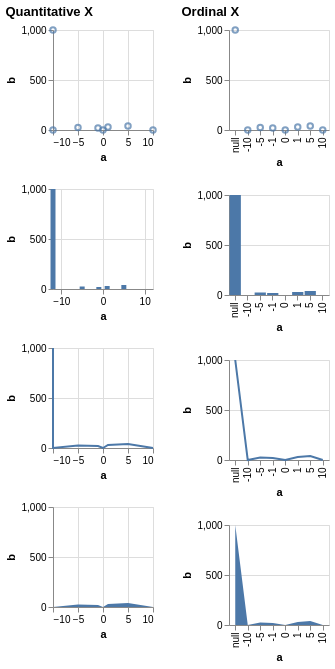

Vega-Lite specification stored for this chart:
### Vega specification from a JSON file in a GitHub repository (floating-point values rounded to 4 significant figures)
{"$schema": "https://vega.github.io/schema/vega/v5.json", "description": "Testing invalid", "background": "white", "padding": 5, "data": [{"name": "source_0", "values": [{"a": null, "b": 1000}, {"a": -10, "b": null}, {"a": -5, "b": 25}, {"a": -1, "b": 20}, {"a": 0, "b": null}, {"a": 1, "b": 30}, {"a": 5, "b": 40}, {"a": 10, "b": null}]}, {"name": "data_0", "source": "source_0", "transform": [{"type": "formula", "expr": "toNumber(datum[\"a\"])", "as": "a"}]}, {"name": "data_2", "source": "data_0", "transform": [{"type": "stack", "groupby": ["a"], "field": "b", "sort": {"field": [], "order": []}, "as": ["b_start", "b_end"], "offset": "zero"}]}, {"name": "data_3", "source": "data_0", "transform": [{"type": "impute", "field": "b", "groupby": [], "key": "a", "method": "value", "value": 0}, {"type": "stack", "groupby": ["a"], "field": "b", "sort": {"field": [], "order": []}, "as": ["b_start", "b_end"], "offset": "zero"}]}, {"name": "data_4", "source": "data_0", "transform": [{"type": "stack", "groupby": ["a"], "field": "b", "sort": {"field": [], "order": []}, "as": ["b_start", "b_end"], "offset": "zero"}]}, {"name": "data_5", "source": "data_0", "transform": [{"type": "impute", "field": "b", "groupby": [], "key": "a", "method": "value", "value": 0}, {"type": "stack", "groupby": ["a"], "field": "b", "sort": {"field": [], "order": []}, "as": ["b_start", "b_end"], "offset": "zero"}]}], "signals": [{"name": "childWidth", "value": 100}, {"name": "concat_0_childHeight", "value": 100}, {"name": "concat_1_childHeight", "value": 100}], "layout": {"padding": 20, "bounds": "full", "align": "each"}, "marks": [{"type": "group", "name": "concat_0_group", "title": {"text": "Quantitative X", "anchor": "start"}, "layout": {"padding": 20, "columns": 1, "bounds": "full", "align": "each"}, "marks": [{"type": "group", "name": "concat_0_concat_0_group", "style": "cell", "encode": {"update": {"width": {"signal": "childWidth"}, "height": {"signal": "concat_0_childHeight"}}}, "marks": [{"name": "concat_0_concat_0_marks", "type": "symbol", "style": ["point"], "from": {"data": "data_0"}, "encode": {"update": {"opacity": {"value": 0.7}, "fill": {"value": "transparent"}, "stroke": {"value": "#4c78a8"}, "ariaRoleDescription": {"value": "point"}, "description": {"signal": "\"a: \" + (format(datum[\"a\"], \"\")) + \"; b: \" + (format(datum[\"b\"], \"\"))"}, "x": [{"test": "!isValid(datum[\"a\"]) || !isFinite(+datum[\"a\"])", "value": 0}, {"scale": "concat_0_concat_0_x", "field": "a"}], "y": [{"test": "!isValid(datum[\"b\"]) || !isFinite(+datum[\"b\"])", "field": {"group": "height"}}, {"scale": "concat_0_concat_0_y", "field": "b"}]}}}], "axes": [{"scale": "concat_0_concat_0_x", "orient": "bottom", "gridScale": "concat_0_concat_0_y", "grid": true, "tickCount": {"signal": "ceil(childWidth/40)"}, "domain": false, "labels": false, "aria": false, "maxExtent": 0, "minExtent": 0, "ticks": false, "zindex": 0}, {"scale": "concat_0_concat_0_y", "orient": "left", "gridScale": "concat_0_concat_0_x", "grid": true, "tickCount": {"signal": "ceil(concat_0_childHeight/40)"}, "domain": false, "labels": false, "aria": false, "maxExtent": 0, "minExtent": 0, "ticks": false, "zindex": 0}, {"scale": "concat_0_concat_0_x", "orient": "bottom", "grid": false, "title": "a", "labelFlush": true, "labelOverlap": true, "tickCount": {"signal": "ceil(childWidth/40)"}, "zindex": 0}, {"scale": "concat_0_concat_0_y", "orient": "left", "grid": false, "title": "b", "labelOverlap": true, "tickCount": {"signal": "ceil(concat_0_childHeight/40)"}, "zindex": 0}]}, {"type": "group", "name": "concat_0_concat_1_group", "style": "cell", "encode": {"update": {"width": {"signal": "childWidth"}, "height": {"signal": "concat_0_childHeight"}}}, "marks": [{"name": "concat_0_concat_1_marks", "type": "rect", "style": ["bar"], "from": {"data": "data_2"}, "encode": {"update": {"fill": {"value": "#4c78a8"}, "ariaRoleDescription": {"value": "bar"}, "description": {"signal": "\"a: \" + (format(datum[\"a\"], \"\")) + \"; b: \" + (format(datum[\"b\"], \"\"))"}, "xc": [{"test": "!isValid(datum[\"a\"]) || !isFinite(+datum[\"a\"])", "value": 0}, {"scale": "concat_0_concat_1_x", "field": "a"}], "width": {"value": 5}, "y": {"scale": "concat_0_concat_1_y", "field": "b_end"}, "y2": {"scale": "concat_0_concat_1_y", "field": "b_start"}}}}], "axes": [{"scale": "concat_0_concat_1_x", "orient": "bottom", "gridScale": "concat_0_concat_1_y", "grid": true, "tickCount": {"signal": "ceil(childWidth/40)"}, "domain": false, "labels": false, "aria": false, "maxExtent": 0, "minExtent": 0, "ticks": false, "zindex": 0}, {"scale": "concat_0_concat_1_y", "orient": "left", "gridScale": "concat_0_concat_1_x", "grid": true, "tickCount": {"signal": "ceil(concat_0_childHeight/40)"}, "domain": false, "labels": false, "aria": false, "maxExtent": 0, "minExtent": 0, "ticks": false, "zindex": 0}, {"scale": "concat_0_concat_1_x", "orient": "bottom", "grid": false, "title": "a", "labelFlush": true, "labelOverlap": true, "tickCount": {"signal": "ceil(childWidth/40)"}, "zindex": 0}, {"scale": "concat_0_concat_1_y", "orient": "left", "grid": false, "title": "b", "labelOverlap": true, "tickCount": {"signal": "ceil(concat_0_childHeight/40)"}, "zindex": 0}]}, {"type": "group", "name": "concat_0_concat_2_group", "style": "cell", "encode": {"update": {"width": {"signal": "childWidth"}, "height": {"signal": "concat_0_childHeight"}}}, "marks": [{"name": "concat_0_concat_2_marks", "type": "line", "style": ["line"], "sort": {"field": "x"}, "from": {"data": "data_0"}, "encode": {"update": {"stroke": {"value": "#4c78a8"}, "description": {"signal": "\"a: \" + (format(datum[\"a\"], \"\")) + \"; b: \" + (format(datum[\"b\"], \"\"))"}, "x": [{"test": "!isValid(datum[\"a\"]) || !isFinite(+datum[\"a\"])", "value": 0}, {"scale": "concat_0_concat_2_x", "field": "a"}], "y": [{"test": "!isValid(datum[\"b\"]) || !isFinite(+datum[\"b\"])", "field": {"group": "height"}}, {"scale": "concat_0_concat_2_y", "field": "b"}]}}}], "axes": [{"scale": "concat_0_concat_2_x", "orient": "bottom", "gridScale": "concat_0_concat_2_y", "grid": true, "tickCount": {"signal": "ceil(childWidth/40)"}, "domain": false, "labels": false, "aria": false, "maxExtent": 0, "minExtent": 0, "ticks": false, "zindex": 0}, {"scale": "concat_0_concat_2_y", "orient": "left", "gridScale": "concat_0_concat_2_x", "grid": true, "tickCount": {"signal": "ceil(concat_0_childHeight/40)"}, "domain": false, "labels": false, "aria": false, "maxExtent": 0, "minExtent": 0, "ticks": false, "zindex": 0}, {"scale": "concat_0_concat_2_x", "orient": "bottom", "grid": false, "title": "a", "labelFlush": true, "labelOverlap": true, "tickCount": {"signal": "ceil(childWidth/40)"}, "zindex": 0}, {"scale": "concat_0_concat_2_y", "orient": "left", "grid": false, "title": "b", "labelOverlap": true, "tickCount": {"signal": "ceil(concat_0_childHeight/40)"}, "zindex": 0}]}, {"type": "group", "name": "concat_0_concat_3_group", "style": "cell", "encode": {"update": {"width": {"signal": "childWidth"}, "height": {"signal": "concat_0_childHeight"}}}, "marks": [{"name": "concat_0_concat_3_marks", "type": "area", "style": ["area"], "sort": {"field": "x"}, "from": {"data": "data_3"}, "encode": {"update": {"orient": {"value": "vertical"}, "fill": {"value": "#4c78a8"}, "description": {"signal": "\"a: \" + (format(datum[\"a\"], \"\")) + \"; b: \" + (format(datum[\"b\"], \"\"))"}, "x": [{"test": "!isValid(datum[\"a\"]) || !isFinite(+datum[\"a\"])", "value": 0}, {"scale": "concat_0_concat_3_x", "field": "a"}], "y": {"scale": "concat_0_concat_3_y", "field": "b_end"}, "y2": {"scale": "concat_0_concat_3_y", "field": "b_start"}}}}], "axes": [{"scale": "concat_0_concat_3_x", "orient": "bottom", "gridScale": "concat_0_concat_3_y", "grid": true, "tickCount": {"signal": "ceil(childWidth/40)"}, "domain": false, "labels": false, "aria": false, "maxExtent": 0, "minExtent": 0, "ticks": false, "zindex": 0}, {"scale": "concat_0_concat_3_y", "orient": "left", "gridScale": "concat_0_concat_3_x", "grid": true, "tickCount": {"signal": "ceil(concat_0_childHeight/40)"}, "domain": false, "labels": false, "aria": false, "maxExtent": 0, "minExtent": 0, "ticks": false, "zindex": 0}, {"scale": "concat_0_concat_3_x", "orient": "bottom", "grid": false, "title": "a", "labelFlush": true, "labelOverlap": true, "tickCount": {"signal": "ceil(childWidth/40)"}, "zindex": 0}, {"scale": "concat_0_concat_3_y", "orient": "left", "grid": false, "title": "b", "labelOverlap": true, "tickCount": {"signal": "ceil(concat_0_childHeight/40)"}, "zindex": 0}]}]}, {"type": "group", "name": "concat_1_group", "title": {"text": "Ordinal X", "anchor": "start"}, "layout": {"padding": 20, "columns": 1, "bounds": "full", "align": "each"}, "marks": [{"type": "group", "name": "concat_1_concat_0_group", "style": "cell", "encode": {"update": {"width": {"signal": "childWidth"}, "height": {"signal": "concat_1_childHeight"}}}, "marks": [{"name": "concat_1_concat_0_marks", "type": "symbol", "style": ["point"], "from": {"data": "data_0"}, "encode": {"update": {"opacity": {"value": 0.7}, "fill": {"value": "transparent"}, "stroke": {"value": "#4c78a8"}, "ariaRoleDescription": {"value": "point"}, "description": {"signal": "\"a: \" + (isValid(datum[\"a\"]) ? datum[\"a\"] : \"\"+datum[\"a\"]) + \"; b: \" + (format(datum[\"b\"], \"\"))"}, "x": {"scale": "concat_1_concat_0_x", "field": "a"}, "y": [{"test": "!isValid(datum[\"b\"]) || !isFinite(+datum[\"b\"])", "field": {"group": "height"}}, {"scale": "concat_1_concat_0_y", "field": "b"}]}}}], "axes": [{"scale": "concat_1_concat_0_y", "orient": "left", "gridScale": "concat_1_concat_0_x", "grid": true, "tickCount": {"signal": "ceil(concat_1_childHeight/40)"}, "domain": false, "labels": false, "aria": false, "maxExtent": 0, "minExtent": 0, "ticks": false, "zindex": 0}, {"scale": "concat_1_concat_0_x", "orient": "bottom", "grid": false, "title": "a", "labelAlign": "right", "labelAngle": 270, "labelBaseline": "middle", "zindex": 0}, {"scale": "concat_1_concat_0_y", "orient": "left", "grid": false, "title": "b", "labelOverlap": true, "tickCount": {"signal": "ceil(concat_1_childHeight/40)"}, "zindex": 0}]}, {"type": "group", "name": "concat_1_concat_1_group", "style": "cell", "encode": {"update": {"width": {"signal": "childWidth"}, "height": {"signal": "concat_1_childHeight"}}}, "marks": [{"name": "concat_1_concat_1_marks", "type": "rect", "style": ["bar"], "from": {"data": "data_4"}, "encode": {"update": {"fill": {"value": "#4c78a8"}, "ariaRoleDescription": {"value": "bar"}, "description": {"signal": "\"a: \" + (isValid(datum[\"a\"]) ? datum[\"a\"] : \"\"+datum[\"a\"]) + \"; b: \" + (format(datum[\"b\"], \"\"))"}, "x": {"scale": "concat_1_concat_1_x", "field": "a"}, "width": {"signal": "max(0.25, bandwidth('concat_1_concat_1_x'))"}, "y": {"scale": "concat_1_concat_1_y", "field": "b_end"}, "y2": {"scale": "concat_1_concat_1_y", "field": "b_start"}}}}], "axes": [{"scale": "concat_1_concat_1_y", "orient": "left", "gridScale": "concat_1_concat_1_x", "grid": true, "tickCount": {"signal": "ceil(concat_1_childHeight/40)"}, "domain": false, "labels": false, "aria": false, "maxExtent": 0, "minExtent": 0, "ticks": false, "zindex": 0}, {"scale": "concat_1_concat_1_x", "orient": "bottom", "grid": false, "title": "a", "labelAlign": "right", "labelAngle": 270, "labelBaseline": "middle", "zindex": 0}, {"scale": "concat_1_concat_1_y", "orient": "left", "grid": false, "title": "b", "labelOverlap": true, "tickCount": {"signal": "ceil(concat_1_childHeight/40)"}, "zindex": 0}]}, {"type": "group", "name": "concat_1_concat_2_group", "style": "cell", "encode": {"update": {"width": {"signal": "childWidth"}, "height": {"signal": "concat_1_childHeight"}}}, "marks": [{"name": "concat_1_concat_2_marks", "type": "line", "style": ["line"], "sort": {"field": "x"}, "from": {"data": "data_0"}, "encode": {"update": {"stroke": {"value": "#4c78a8"}, "description": {"signal": "\"a: \" + (isValid(datum[\"a\"]) ? datum[\"a\"] : \"\"+datum[\"a\"]) + \"; b: \" + (format(datum[\"b\"], \"\"))"}, "x": {"scale": "concat_1_concat_2_x", "field": "a"}, "y": [{"test": "!isValid(datum[\"b\"]) || !isFinite(+datum[\"b\"])", "field": {"group": "height"}}, {"scale": "concat_1_concat_2_y", "field": "b"}]}}}], "axes": [{"scale": "concat_1_concat_2_y", "orient": "left", "gridScale": "concat_1_concat_2_x", "grid": true, "tickCount": {"signal": "ceil(concat_1_childHeight/40)"}, "domain": false, "labels": false, "aria": false, "maxExtent": 0, "minExtent": 0, "ticks": false, "zindex": 0}, {"scale": "concat_1_concat_2_x", "orient": "bottom", "grid": false, "title": "a", "labelAlign": "right", "labelAngle": 270, "labelBaseline": "middle", "zindex": 0}, {"scale": "concat_1_concat_2_y", "orient": "left", "grid": false, "title": "b", "labelOverlap": true, "tickCount": {"signal": "ceil(concat_1_childHeight/40)"}, "zindex": 0}]}, {"type": "group", "name": "concat_1_concat_3_group", "style": "cell", "encode": {"update": {"width": {"signal": "childWidth"}, "height": {"signal": "concat_1_childHeight"}}}, "marks": [{"name": "concat_1_concat_3_marks", "type": "area", "style": ["area"], "sort": {"field": "x"}, "from": {"data": "data_5"}, "encode": {"update": {"orient": {"value": "vertical"}, "fill": {"value": "#4c78a8"}, "description": {"signal": "\"a: \" + (isValid(datum[\"a\"]) ? datum[\"a\"] : \"\"+datum[\"a\"]) + \"; b: \" + (format(datum[\"b\"], \"\"))"}, "x": {"scale": "concat_1_concat_3_x", "field": "a"}, "y": {"scale": "concat_1_concat_3_y", "field": "b_end"}, "y2": {"scale": "concat_1_concat_3_y", "field": "b_start"}}}}], "axes": [{"scale": "concat_1_concat_3_y", "orient": "left", "gridScale": "concat_1_concat_3_x", "grid": true, "tickCount": {"signal": "ceil(concat_1_childHeight/40)"}, "domain": false, "labels": false, "aria": false, "maxExtent": 0, "minExtent": 0, "ticks": false, "zindex": 0}, {"scale": "concat_1_concat_3_x", "orient": "bottom", "grid": false, "title": "a", "labelAlign": "right", "labelAngle": 270, "labelBaseline": "middle", "zindex": 0}, {"scale": "concat_1_concat_3_y", "orient": "left", "grid": false, "title": "b", "labelOverlap": true, "tickCount": {"signal": "ceil(concat_1_childHeight/40)"}, "zindex": 0}]}]}], "scales": [{"name": "concat_0_concat_0_x", "type": "linear", "domain": {"data": "data_0", "field": "a"}, "range": [0, {"signal": "childWidth"}], "nice": true, "zero": true}, {"name": "concat_0_concat_0_y", "type": "linear", "domain": {"data": "data_0", "field": "b"}, "range": [{"signal": "concat_0_childHeight"}, 0], "nice": true, "zero": true}, {"name": "concat_0_concat_1_x", "type": "linear", "domain": {"data": "data_2", "field": "a"}, "range": [0, {"signal": "childWidth"}], "nice": true, "zero": false, "padding": 5}, {"name": "concat_0_concat_1_y", "type": "linear", "domain": {"data": "data_2", "fields": ["b_start", "b_end"]}, "range": [{"signal": "concat_0_childHeight"}, 0], "nice": true, "zero": true}, {"name": "concat_0_concat_2_x", "type": "linear", "domain": {"data": "data_0", "field": "a"}, "range": [0, {"signal": "childWidth"}], "nice": true, "zero": false}, {"name": "concat_0_concat_2_y", "type": "linear", "domain": {"data": "data_0", "field": "b"}, "range": [{"signal": "concat_0_childHeight"}, 0], "nice": true, "zero": true}, {"name": "concat_0_concat_3_x", "type": "linear", "domain": {"data": "data_3", "field": "a"}, "range": [0, {"signal": "childWidth"}], "nice": true, "zero": false}, {"name": "concat_0_concat_3_y", "type": "linear", "domain": {"data": "data_3", "fields": ["b_start", "b_end"]}, "range": [{"signal": "concat_0_childHeight"}, 0], "nice": true, "zero": true}, {"name": "concat_1_concat_0_x", "type": "point", "domain": {"data": "data_0", "field": "a", "sort": true}, "range": [0, {"signal": "childWidth"}], "padding": 0.5}, {"name": "concat_1_concat_0_y", "type": "linear", "domain": {"data": "data_0", "field": "b"}, "range": [{"signal": "concat_1_childHeight"}, 0], "nice": true, "zero": true}, {"name": "concat_1_concat_1_x", "type": "band", "domain": {"data": "data_4", "field": "a", "sort": true}, "range": [0, {"signal": "childWidth"}], "paddingInner": 0.1, "paddingOuter": 0.05}, {"name": "concat_1_concat_1_y", "type": "linear", "domain": {"data": "data_4", "fields": ["b_start", "b_end"]}, "range": [{"signal": "concat_1_childHeight"}, 0], "nice": true, "zero": true}, {"name": "concat_1_concat_2_x", "type": "point", "domain": {"data": "data_0", "field": "a", "sort": true}, "range": [0, {"signal": "childWidth"}], "padding": 0.5}, {"name": "concat_1_concat_2_y", "type": "linear", "domain": {"data": "data_0", "field": "b"}, "range": [{"signal": "concat_1_childHeight"}, 0], "nice": true, "zero": true}, {"name": "concat_1_concat_3_x", "type": "point", "domain": {"data": "data_5", "field": "a", "sort": true}, "range": [0, {"signal": "childWidth"}], "padding": 0.5}, {"name": "concat_1_concat_3_y", "type": "linear", "domain": {"data": "data_5", "fields": ["b_start", "b_end"]}, "range": [{"signal": "concat_1_childHeight"}, 0], "nice": true, "zero": true}]}
